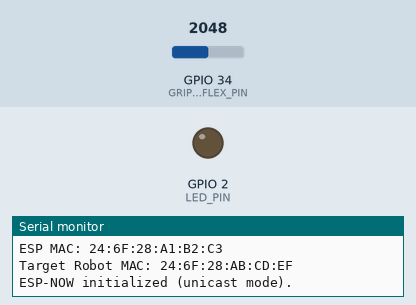
Simulated run of this sketch. Board: ESP32. On the bench: output pins drawn as LEDs (lit = HIGH), the last lines printed to the serial monitor. Dashed ring = blinking. Inputs (shaded band) come from the test bench; at power-on: GPIO 34 (GRIPPER_FLEX_PIN) = 2048.

Above: at 0.3 s.
At 0.9 s:
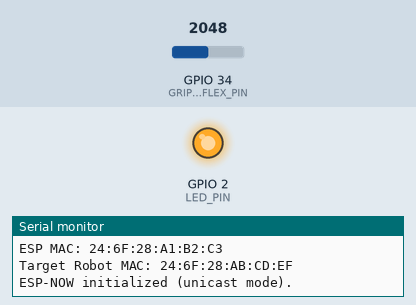
At 2.38 s:
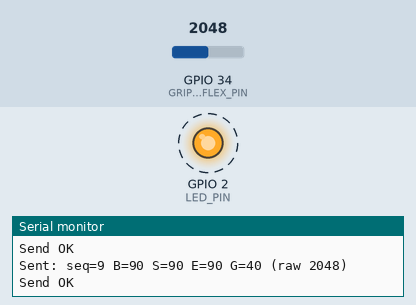
2.4 s: GPIO 34 (GRIPPER_FLEX_PIN) set to 491
5.4 s: GPIO 34 (GRIPPER_FLEX_PIN) set to 0
Timing chart, 0 to 14.4 s (numbered marks = the images above; inputs shaded):
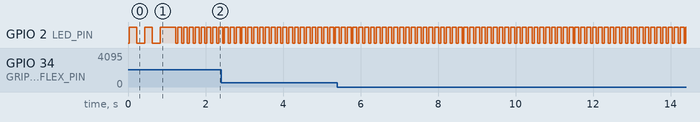

Measured:
- by itself, GPIO 2 (LED_PIN): alternates HIGH for 0.10 s and LOW for 0.05 s

The sketch:

handcon.ino
```cpp
/*
   HandController.ino
   ESP32 DevKit V1 (glove) - reads one flex sensor and sends ESP-NOW commands
   to the Robot Arm (struct with base, shoulder, elbow, gripper).
   Compatible with the provided Robot Arm code.
   Required libraries: ESP32 core (includes ESP-NOW).
   Hardware: One flex sensor on pin 34 (voltage divider).
   Tune calibration values using Serial debug.
   - LED on GPIO 2: Blinks on ESP-NOW init success (3x), and on each send (1x short blink)
   - Configured for unicast to robot arm MAC (example provided; replace with actual).
*/

// ====== Includes ======
#include <WiFi.h>
#include <esp_now.h>

// ====== LED Setup (Built-in on GPIO 2) ======
#define LED_PIN 2
void blinkLED(int times, int duration = 100) {
  for (int i = 0; i < times; i++) {
    digitalWrite(LED_PIN, HIGH);
    delay(duration);
    digitalWrite(LED_PIN, LOW);
    if (i < times - 1) delay(duration);
  }
}

// ====== ESP-NOW Command Structure (must match robot arm) ======
typedef struct {
  uint16_t seq;
  uint8_t base;
  uint8_t shoulder;
  uint8_t elbow;
  uint8_t gripper;
  uint8_t battery;
} __attribute__((packed)) ArmCommand;
ArmCommand cmd;

// ====== Flex Sensor Setup (for Gripper only) ======
#define GRIPPER_FLEX_PIN 34
#define GRIPPER_FLEX_STRAIGHT 1700
#define GRIPPER_FLEX_BENT 3100
#define GRIPPER_SERVO_OPEN 120 // Map to arm's 0-180 scale
#define GRIPPER_SERVO_CLOSED 40

// ====== Helper Functions ======
int mapAndClamp(int x, int in_min, int in_max, int out_min, int out_max) {
  int result = (x - in_min) * (out_max - out_min) / (in_max - in_min) + out_min;
  if (result > out_max) return out_max;
  if (result < out_min) return out_min;
  return result;
}

uint8_t robotMac[] = {0x24, 0x6F, 0x28, 0xAB, 0xCD, 0xEF}; // EXAMPLE MAC: Replace with actual robot arm MAC (e.g., from Serial output: 24:6F:28:AB:CD:EF)

void sendCommand() {
  // Set default positions for other joints (90° neutral)
  cmd.base = 90;
  cmd.shoulder = 90;
  cmd.elbow = 90;
  // Map flex to gripper (straight = open, bent = closed)
  int flexValue = analogRead(GRIPPER_FLEX_PIN);
  cmd.gripper = mapAndClamp(flexValue, GRIPPER_FLEX_STRAIGHT, GRIPPER_FLEX_BENT, GRIPPER_SERVO_OPEN, GRIPPER_SERVO_CLOSED);
  cmd.battery = 100; // Dummy battery level
  cmd.seq++; // Increment sequence
  // Unicast send to robot MAC
  esp_err_t result = esp_now_send(robotMac, (uint8_t*)&cmd, sizeof(cmd));
  if (result == ESP_OK) {
    Serial.println("Send OK");
  } else {
    Serial.printf("Send Error: %d\n", result);
  }

  // Blink LED on send
  blinkLED(1, 100);

  Serial.printf("Sent: seq=%d B=%d S=%d E=%d G=%d (raw %4d)\n",
                cmd.seq, cmd.base, cmd.shoulder, cmd.elbow, cmd.gripper, flexValue);
}

void setup() {
  Serial.begin(115200);
  delay(20);
  Serial.println("\nStarting ESP32 DevKit V1 Hand Controller (Single Flex for Gripper)...");
  // Initialize LED
  pinMode(LED_PIN, OUTPUT);
  digitalWrite(LED_PIN, LOW);
  // Initialize WiFi and ESP-NOW
  WiFi.mode(WIFI_STA);
  if (esp_now_init() != ESP_OK) {
    Serial.println("FATAL: ESP-NOW init failed.");
    blinkLED(5, 500); // Error blink: 5 long blinks
    while (1) delay(10);
  }
  // Add peer for unicast (robot arm MAC)
  esp_now_peer_info_t peerInfo;
  memset(&peerInfo, 0, sizeof(peerInfo));
  memcpy(peerInfo.peer_addr, robotMac, 6);
  peerInfo.channel = 0; // 0 = current channel (auto)
  peerInfo.encrypt = false;
  if (esp_now_add_peer(&peerInfo) != ESP_OK) {
    Serial.println("Failed to add peer!");
    blinkLED(5, 200); // Error blink
    while (1) delay(10);
  }
  Serial.println("Peer added successfully.");
  Serial.print("ESP MAC: ");
  Serial.println(WiFi.macAddress());
  Serial.printf("Target Robot MAC: %02X:%02X:%02X:%02X:%02X:%02X\n",
                robotMac[0], robotMac[1], robotMac[2], robotMac[3], robotMac[4], robotMac[5]);
  Serial.println("ESP-NOW initialized (unicast mode).");
  blinkLED(3, 200); // Blink 3 times on successful init
  // Initial command (neutral position)
  cmd.seq = 0;
  sendCommand();
}

void loop() {
  sendCommand();
  delay(50); // ~20Hz update rate
}
```
